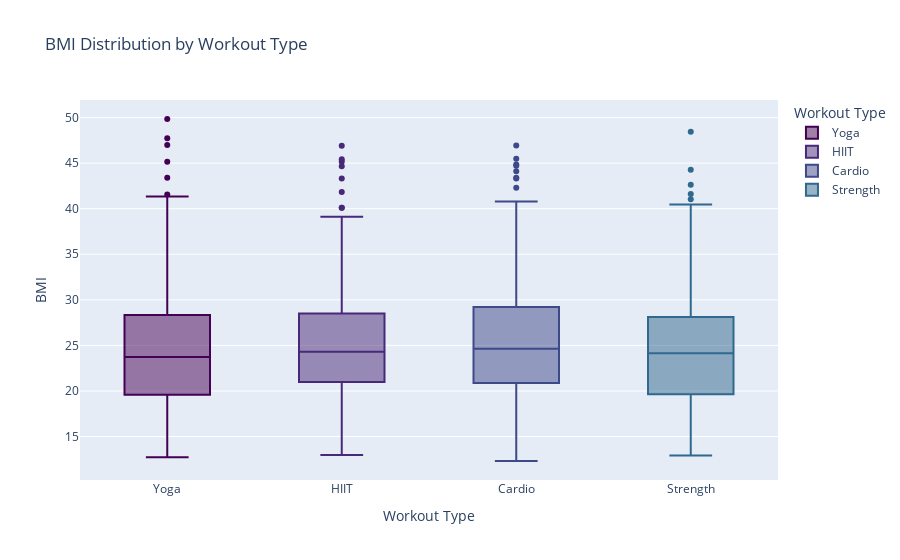

Notebook source saved alongside this figure:
### Code cell
fig2 = px.box(
    df,
    x='Workout_Type',
    y='BMI',
    color='Workout_Type',
    title='BMI Distribution by Workout Type',
    labels={'Workout_Type': 'Workout Type', 'BMI': 'BMI'},
    color_discrete_sequence=px.colors.sequential.Viridis
)
fig_bmi.show()

### Figure 1 — Plotly figure (JSON) as saved in the notebook; plotly's stock layout.template omitted (floating-point values rounded to 4 significant figures; data arrays with more than 128 entries replaced by an {"elided": "..."} marker saying what was removed)
{"data": [{"alignmentgroup": "True", "hovertemplate": "Workout Type=%{x}<br>BMI=%{y}<extra></extra>", "legendgroup": "Yoga", "marker": {"color": "#440154"}, "name": "Yoga", "notched": false, "offsetgroup": "Yoga", "orientation": "v", "showlegend": true, "type": "box", "x": {"elided": "239 str values"}, "x0": " ", "xaxis": "x", "y": {"elided": "239 float values"}, "y0": " ", "yaxis": "y"}, {"alignmentgroup": "True", "hovertemplate": "Workout Type=%{x}<br>BMI=%{y}<extra></extra>", "legendgroup": "HIIT", "marker": {"color": "#482878"}, "name": "HIIT", "notched": false, "offsetgroup": "HIIT", "orientation": "v", "showlegend": true, "type": "box", "x": {"elided": "221 str values"}, "x0": " ", "xaxis": "x", "y": {"elided": "221 float values"}, "y0": " ", "yaxis": "y"}, {"alignmentgroup": "True", "hovertemplate": "Workout Type=%{x}<br>BMI=%{y}<extra></extra>", "legendgroup": "Cardio", "marker": {"color": "#3e4989"}, "name": "Cardio", "notched": false, "offsetgroup": "Cardio", "orientation": "v", "showlegend": true, "type": "box", "x": {"elided": "255 str values"}, "x0": " ", "xaxis": "x", "y": {"elided": "255 float values"}, "y0": " ", "yaxis": "y"}, {"alignmentgroup": "True", "hovertemplate": "Workout Type=%{x}<br>BMI=%{y}<extra></extra>", "legendgroup": "Strength", "marker": {"color": "#31688e"}, "name": "Strength", "notched": false, "offsetgroup": "Strength", "orientation": "v", "showlegend": true, "type": "box", "x": {"elided": "258 str values"}, "x0": " ", "xaxis": "x", "y": {"elided": "258 float values"}, "y0": " ", "yaxis": "y"}], "layout": {"autosize": true, "boxmode": "overlay", "legend": {"title": {"text": "Workout Type"}, "tracegroupgap": 0}, "title": {"text": "BMI Distribution by Workout Type"}, "xaxis": {"anchor": "y", "autorange": true, "categoryarray": ["Yoga", "HIIT", "Cardio", "Strength"], "categoryorder": "array", "domain": [0, 1], "range": [-0.5, 3.5], "title": {"text": "Workout Type"}, "type": "category"}, "yaxis": {"anchor": "x", "autorange": true, "domain": [0, 1], "range": [10.24, 51.92], "title": {"text": "BMI"}, "type": "linear"}}}
